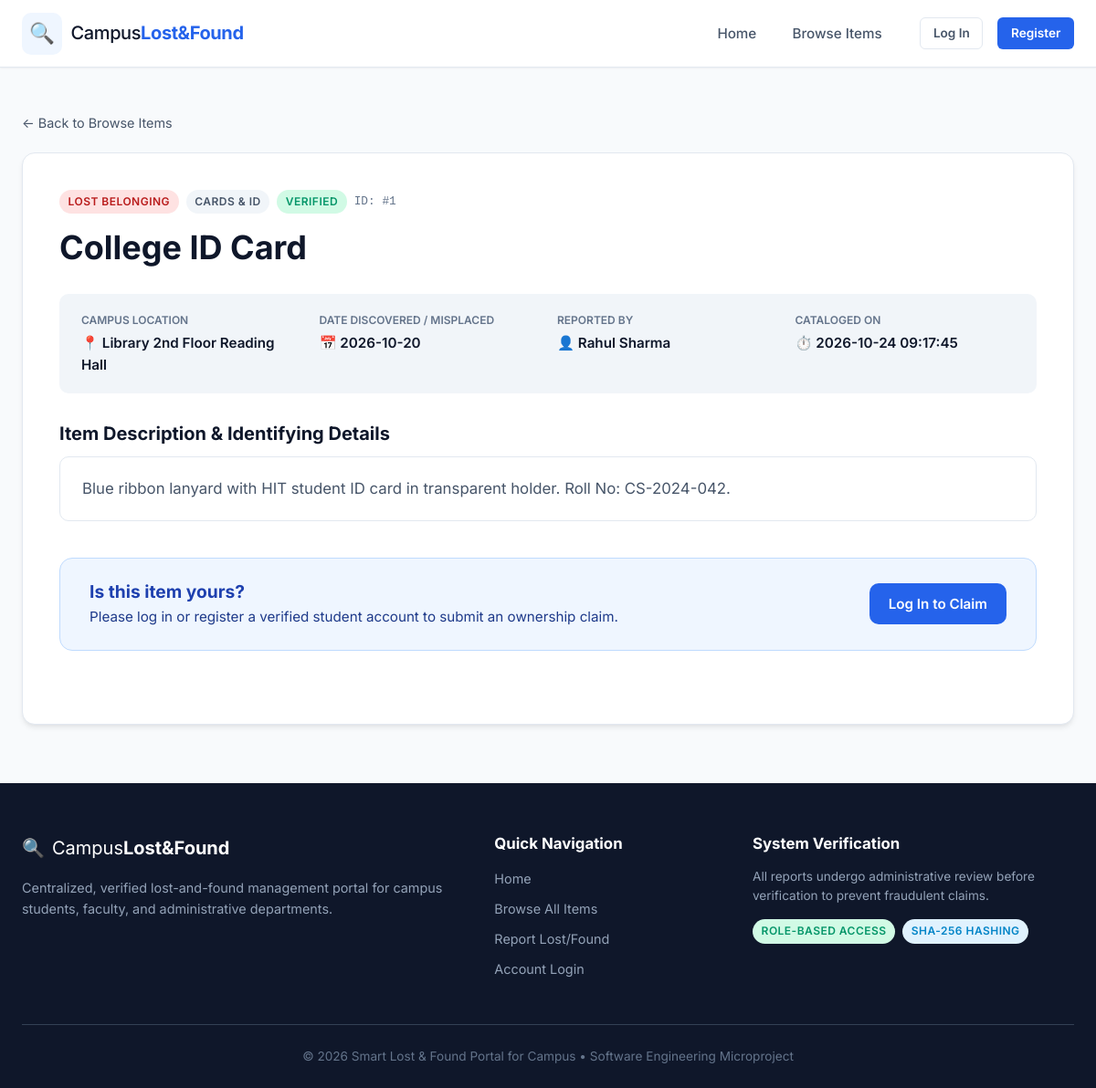
Page /items/1 on the committed database.
### tables this page shows
CREATE TABLE items (
    id INTEGER PRIMARY KEY AUTOINCREMENT,
    title TEXT NOT NULL,
    description TEXT NOT NULL,
    category TEXT NOT NULL,
    location TEXT NOT NULL,
    date TEXT NOT NULL,
    item_type TEXT NOT NULL CHECK(item_type IN ('Lost', 'Found')),
    reported_by INTEGER NOT NULL,
    status TEXT NOT NULL DEFAULT 'Pending' CHECK(status IN ('Pending', 'Verified', 'Rejected', 'Returned')),
    created_at TIMESTAMP DEFAULT CURRENT_TIMESTAMP,
    FOREIGN KEY (reported_by) REFERENCES users (id) ON DELETE CASCADE
);

CREATE TABLE users (
    id INTEGER PRIMARY KEY AUTOINCREMENT,
    name TEXT NOT NULL,
    email TEXT UNIQUE NOT NULL,
    password TEXT NOT NULL,
    role TEXT NOT NULL DEFAULT 'student' CHECK(role IN ('student', 'admin')),
    created_at TIMESTAMP DEFAULT CURRENT_TIMESTAMP
);

### app.py (the view, shortened to what this page needs)
@app.route("/items/<int:item_id>")
def item_details(item_id):
    conn = get_db_connection(app.config["DATABASE"])
    item = conn.execute(
        """SELECT i.*, u.name AS reporter_name, u.email AS reporter_email
           FROM items i
           JOIN users u ON i.reported_by = u.id
           WHERE i.id = ?""",
        (item_id,)
    ).fetchone()
    claims = []
    user_has_claimed = False
    matches = []
    if item["status"] in ["Verified", "Pending"]:
        opposite_type = "Found" if item["item_type"] == "Lost" else "Lost"
        candidate_rows = conn.execute(
            """SELECT i.*, u.name AS reporter_name
               FROM items i
               JOIN users u ON i.reported_by = u.id
               WHERE i.item_type = ? AND i.status = 'Verified' AND i.id != ?""",
            (opposite_type, item_id)
        ).fetchall()
        candidate_dicts = [dict(c) for c in candidate_rows]
        matches = find_matches_for_item(dict(item), candidate_dicts, threshold=DEFAULT_MATCH_THRESHOLD)
    conn.close()
    return render_template(
        "item_details.html",
        item=item,
        claims=claims,
        user_has_claimed=user_has_claimed,
        potential_matches=matches
    )

### app.py (called while the page is built)
@app.context_processor
def inject_global_data():
    return {
        "categories": VALID_CATEGORIES,
        "current_user_id": session.get("user_id"),
        "current_user_name": session.get("user_name"),
        "current_user_role": session.get("user_role"),
        "now": datetime.now()
    }

### database/db.py (called while the page is built)
def get_db_connection(db_path=None):
    path = db_path or DEFAULT_DB_PATH
    conn = sqlite3.connect(path)
    conn.row_factory = sqlite3.Row
    conn.execute("PRAGMA foreign_keys = ON;")
    return conn

### matching.py (called while the page is built, shortened)
def find_matches_for_item(item, candidate_items, threshold=DEFAULT_MATCH_THRESHOLD):
    matches = []
    item_type = item.get("item_type")
    for candidate in candidate_items:
        if candidate.get("item_type") == item_type:
            continue
        if item.get("reported_by") and candidate.get("reported_by") == item.get("reported_by"):
            continue
    matches.sort(key=lambda m: m["score"], reverse=True)
    return matches

### templates/item_details.html (shortened to what this page needs)
{% extends "base.html" %}
{% block content %}
<div class="details-page-wrapper">
    <div class="breadcrumb-nav">
        <a href="{{ url_for('items') }}">&larr; Back to Browse Items</a>
    </div>
    <div class="details-card">
        <div class="details-card-header">
            <div class="badges-row">
                <span class="badge {% if item.item_type == 'Lost' %}badge-lost{% else %}badge-found{% endif %}">
                    {{ item.item_type }} Belonging
                </span>
                <span class="badge badge-category">{{ item.category }}</span>
                <span class="badge badge-status-{{ item.status|lower }}">{{ item.status }}</span>
                <span class="item-id-badge">ID: #{{ item.id }}</span>
            </div>
            <h1 class="details-title">{{ item.title }}</h1>
        </div>
        <div class="metadata-grid">
            <div class="meta-box">
                <span class="meta-label">Campus Location</span>
                <span class="meta-value">📍 {{ item.location }}</span>
            </div>
            <div class="meta-box">
                <span class="meta-label">Date Discovered / Misplaced</span>
                <span class="meta-value">📅 {{ item.date }}</span>
            </div>
            <div class="meta-box">
                <span class="meta-label">Reported By</span>
                <span class="meta-value">👤 {{ item.reporter_name }}</span>
            </div>
            <div class="meta-box">
                <span class="meta-label">Cataloged On</span>
                <span class="meta-value">⏱️ {{ item.created_at }}</span>
            </div>
        </div>
        <div class="description-section">
            <h3>Item Description &amp; Identifying Details</h3>
            <div class="description-body">
                <p>{{ item.description }}</p>
            </div>
        </div>
        <div class="action-callout-box">
            {% if item.status == 'Returned' %}
                <div class="status-banner banner-success">
                    <span class="banner-icon">🎉</span>
                    <div>
                        <h4>This item has been returned</h4>
                        <p>This belonging was successfully verified and returned to its rightful owner.</p>
                    </div>
                </div>
            {% else %}
                {% if session.get('user_id') %}
                    {% if session.get('user_id') == item.reported_by %}
                        <div class="status-banner banner-info">
                            <span class="banner-icon">ℹ️</span>
                            <div>
                                <h4>You Reported This Item</h4>
                                <p>You are the original reporter of this listing. You can track any verification updates or claims from your student dashboard.</p>
                            </div>
                        </div>
                    {% elif user_has_claimed %}
                        <div class="status-banner banner-success">
                            <span class="banner-icon">✓</span>
                            <div>
                                <h4>Claim Submitted</h4>
                                <p>You have already submitted an ownership verification claim for this item. Monitor your student dashboard for approval.</p>
                            </div>
                        </div>
                    {% else %}
                        <div class="claim-prompt-content">
                            <div>
                                <h4>Is this personal belonging yours?</h4>
                                <p>Submit an ownership claim with identifying proof or specific details to verify with campus security.</p>
                            </div>
                            <a href="{{ url_for('submit_claim', item_id=item.id) }}" class="btn btn-primary btn-lg" id="claim-item-btn">
                                Submit Ownership Claim
                            </a>
                        </div>
                    {% endif %}
                {% else %}
                    <div class="claim-prompt-content">
                        <div>
                            <h4>Is this item yours?</h4>
                            <p>Please log in or register a verified student account to submit an ownership claim.</p>
                        </div>
                        <a href="{{ url_for('login', next=url_for('item_details', item_id=item.id)) }}" class="btn btn-primary">
                            Log In to Claim
                        </a>
                    </div>
                {% endif %}
            {% endif %}
        </div>
    </div>
</div>
{% endblock %}

### static/css/style.css (style rules this page uses)
:root { --primary: #2563eb; --primary-hover: #1d4ed8; --primary-light: #eff6ff; --primary-dark: #1e40af; --secondary: #0f172a; --secondary-hover: #1e293b; --accent: #4f46e5; --accent-light: #eef2ff; --bg-main: #f8fafc; --bg-surface: #ffffff; --bg-card: #ffffff; --bg-subtle: #f1f5f9; --border: #e2e8f0; --border-focus: #3b82f6; --text-primary: #0f172a; --text-secondary: #475569; --text-muted: #64748b; --text-inverse: #ffffff; --color-success: #059669; --color-success-bg: #d1fae5; --color-warning: #d97706; --color-warning-bg: #fef3c7; --color-danger: #dc2626; --color-danger-bg: #fee2e2; --color-info: #0284c7; --color-info-bg: #e0f2fe; --color-purple: #7c3aed; --color-purple-bg: #ede9fe; --radius-sm: 6px; --radius-md: 10px; --radius-lg: 14px; --radius-full: 9999px; --shadow-sm: 0 1px 2px 0 rgba(0, 0, 0, 0.05); --shadow-md: 0 4px 6px -1px rgba(0, 0, 0, 0.08), 0 2px 4px -2px rgba(0, 0, 0, 0.05); --shadow-lg: 0 10px 15px -3px rgba(0, 0, 0, 0.08), 0 4px 6px -4px rgba(0, 0, 0, 0.04); --transition: all 0.2s cubic-bezier(0.4, 0, 0.2, 1); --font-family: 'Inter', -apple-system, BlinkMacSystemFont, 'Segoe UI', Roboto, Helvetica, Arial, sans-serif; }
* { box-sizing: border-box; margin: 0; padding: 0; }
body { font-family: var(--font-family); background-color: var(--bg-main); color: var(--text-primary); line-height: 1.55; -webkit-font-smoothing: antialiased; min-height: 100vh; display: flex; flex-direction: column; }
a { color: var(--primary); text-decoration: none; transition: var(--transition); }
h1, h2, h3, h4, h5, h6 { color: var(--secondary); font-weight: 700; line-height: 1.25; }
.btn { display: inline-flex; align-items: center; justify-content: center; gap: 0.4rem; font-family: inherit; font-weight: 600; font-size: 0.95rem; padding: 0.6rem 1.25rem; border-radius: var(--radius-md); border: 1px solid transparent; cursor: pointer; transition: var(--transition); text-decoration: none; white-space: nowrap; }
.btn-primary { background-color: var(--primary); color: #ffffff; }
.badge { display: inline-flex; align-items: center; padding: 0.25rem 0.6rem; border-radius: var(--radius-full); font-size: 0.75rem; font-weight: 600; text-transform: uppercase; letter-spacing: 0.04em; }
.badge-lost { background-color: #fee2e2; color: #b91c1c; }
.badge-category { background-color: #f1f5f9; color: #475569; }
.badge-status-verified, .badge-status-approved { background-color: var(--color-success-bg); color: var(--color-success); }
.dashboard-wrapper, .admin-dashboard-wrapper, .items-page-wrapper, .details-page-wrapper { max-width: 1200px; margin: 2rem auto 4rem; padding: 0 1.5rem; }
.breadcrumb-nav { margin-bottom: 1.25rem; }
.breadcrumb-nav a { font-size: 0.9rem; color: var(--text-secondary); display: inline-flex; align-items: center; gap: 0.3rem; }
.details-card { background: #ffffff; border: 1px solid var(--border); border-radius: var(--radius-lg); padding: 2.5rem; box-shadow: var(--shadow-md); }
.badges-row { display: flex; align-items: center; gap: 0.5rem; margin-bottom: 1rem; flex-wrap: wrap; }
.item-id-badge { font-size: 0.8rem; color: var(--text-muted); font-family: monospace; }
.details-title { font-size: 2.25rem; line-height: 1.2; margin-bottom: 1.75rem; }
.metadata-grid { display: grid; grid-template-columns: repeat(auto-fit, minmax(200px, 1fr)); gap: 1.25rem; background: var(--bg-subtle); padding: 1.25rem 1.5rem; border-radius: var(--radius-md); margin-bottom: 2rem; }
.meta-box { display: flex; flex-direction: column; }
.meta-label { font-size: 0.75rem; color: var(--text-muted); text-transform: uppercase; font-weight: 600; margin-bottom: 0.25rem; }
.meta-value { font-size: 0.95rem; font-weight: 600; color: var(--secondary); }
.description-section { margin-bottom: 2.5rem; }
.description-section h3 { font-size: 1.25rem; margin-bottom: 0.75rem; }
.description-body { font-size: 1.05rem; line-height: 1.7; color: var(--text-secondary); background: #ffffff; border: 1px solid var(--border); border-radius: var(--radius-md); padding: 1.25rem 1.5rem; }
.action-callout-box { margin-bottom: 2.5rem; }
.claim-prompt-content { background: var(--primary-light); border: 1px solid #bfdbfe; border-radius: var(--radius-lg); padding: 1.5rem 2rem; display: flex; align-items: center; justify-content: space-between; gap: 1.5rem; flex-wrap: wrap; }
.claim-prompt-content h4 { font-size: 1.2rem; color: var(--primary-dark); margin-bottom: 0.25rem; }
.claim-prompt-content p { font-size: 0.95rem; color: #1e3a8a; }

### rows in the picture
items: item_type "LOST", category "CARDS & ID", status "VERIFIED", id "1", title "College ID Card", location "Library 2nd Floor Reading Hall", date "2026-10-20", created_at "2026-10-24 09:17:45", description "Blue ribbon lanyard with HIT student ID card in transparent holder. Roll No: CS-2024-042."
users: reporter_name "Rahul Sharma"
